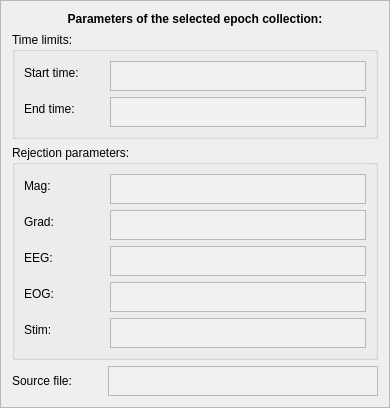
                  <widget class="QFrame" name="frameEpochCollectionParameters">
                   <property name="sizePolicy">
                    <sizepolicy hsizetype="Expanding" vsizetype="Preferred">
                     <horstretch>0</horstretch>
                     <verstretch>0</verstretch>
                    </sizepolicy>
                   </property>
                   <property name="frameShape">
                    <enum>QFrame::StyledPanel</enum>
                   </property>
                   <property name="frameShadow">
                    <enum>QFrame::Raised</enum>
                   </property>
                   <property name="lineWidth">
                    <number>1</number>
                   </property>
                   <layout class="QFormLayout" name="formLayout_8">
                    <property name="fieldGrowthPolicy">
                     <enum>QFormLayout::AllNonFixedFieldsGrow</enum>
                    </property>
                    <item row="0" column="0">
                     <layout class="QVBoxLayout" name="verticalLayout_20">
                      <item>
                       <widget class="QLabel" name="label_3">
                        <property name="font">
                         <font>
                          <weight>75</weight>
                          <bold>true</bold>
                         </font>
                        </property>
                        <property name="text">
                         <string>Parameters of the selected epoch collection:</string>
                        </property>
                        <property name="alignment">
                         <set>Qt::AlignCenter</set>
                        </property>
                       </widget>
                      </item>
                      <item>
                       <widget class="QGroupBox" name="groupBoxEpochTimes">
                        <property name="title">
                         <string>Time limits:</string>
                        </property>
                        <layout class="QFormLayout" name="formLayout">
                         <property name="fieldGrowthPolicy">
                          <enum>QFormLayout::AllNonFixedFieldsGrow</enum>
                         </property>
                         <item row="1" column="0">
                          <widget class="QLabel" name="labelTmin">
                           <property name="minimumSize">
                            <size>
                             <width>80</width>
                             <height>0</height>
                            </size>
                           </property>
                           <property name="text">
                            <string>Start time:</string>
                           </property>
                           <property name="alignment">
                            <set>Qt::AlignLeading|Qt::AlignLeft|Qt::AlignVCenter</set>
                           </property>
                          </widget>
                         </item>
                         <item row="1" column="1">
                          <widget class="QTextBrowser" name="textBrowserTmin">
                           <property name="enabled">
                            <bool>true</bool>
                           </property>
                           <property name="sizePolicy">
                            <sizepolicy hsizetype="Preferred" vsizetype="Fixed">
                             <horstretch>0</horstretch>
                             <verstretch>0</verstretch>
                            </sizepolicy>
                           </property>
                           <property name="minimumSize">
                            <size>
                             <width>0</width>
                             <height>0</height>
                            </size>
                           </property>
                           <property name="maximumSize">
                            <size>
                             <width>16777215</width>
                             <height>30</height>
                            </size>
                           </property>
                           <property name="sizeIncrement">
                            <size>
                             <width>0</width>
                             <height>31</height>
                            </size>
                           </property>
                           <property name="baseSize">
                            <size>
                             <width>0</width>
                             <height>0</height>
                            </size>
                           </property>
                           <property name="palette">
                            <palette>
                             <active>
                              <colorrole role="Base">
                               <brush brushstyle="SolidPattern">
                                <color alpha="255">
                                 <red>242</red>
                                 <green>241</green>
                                 <blue>240</blue>
                                </color>
                               </brush>
                              </colorrole>
                             </active>
                             <inactive>
                              <colorrole role="Base">
                               <brush brushstyle="SolidPattern">
                                <color alpha="255">
                                 <red>242</red>
                                 <green>241</green>
                                 <blue>240</blue>
                                </color>
                               </brush>
                              </colorrole>
                             </inactive>
                             <disabled>
                              <colorrole role="Base">
                               <brush brushstyle="SolidPattern">
                                <color alpha="255">
                                 <red>255</red>
                                 <green>255</green>
                                 <blue>255</blue>
                                </color>
                               </brush>
                              </colorrole>
                             </disabled>
                            </palette>
                           </property>
                           <property name="frameShape">
                            <enum>QFrame::StyledPanel</enum>
                           </property>
                          </widget>
                         </item>
                         <item row="2" column="0">
                          <widget class="QLabel" name="labelTmax">
                           <property name="minimumSize">
                            <size>
                             <width>80</width>
                             <height>0</height>
                            </size>
                           </property>
                           <property name="text">
                            <string>End time:</string>
                           </property>
                           <property name="alignment">
                            <set>Qt::AlignLeading|Qt::AlignLeft|Qt::AlignVCenter</set>
                           </property>
                          </widget>
                         </item>
                         <item row="2" column="1">
                          <widget class="QTextBrowser" name="textBrowserTmax">
                           <property name="enabled">
                            <bool>true</bool>
                           </property>
                           <property name="sizePolicy">
                            <sizepolicy hsizetype="Preferred" vsizetype="Preferred">
                             <horstretch>0</horstretch>
                             <verstretch>0</verstretch>
                            </sizepolicy>
                           </property>
                           <property name="minimumSize">
                            <size>
                             <width>0</width>
                             <height>0</height>
                            </size>
                           </property>
                           <property name="maximumSize">
                            <size>
                             <width>16777215</width>
                             <height>30</height>
                            </size>
                           </property>
                           <property name="sizeIncrement">
                            <size>
                             <width>0</width>
                             <height>31</height>
                            </size>
                           </property>
                           <property name="palette">
                            <palette>
                             <active>
                              <colorrole role="Base">
                               <brush brushstyle="SolidPattern">
                                <color alpha="255">
                                 <red>242</red>
                                 <green>241</green>
                                 <blue>240</blue>
                                </color>
                               </brush>
                              </colorrole>
                             </active>
                             <inactive>
                              <colorrole role="Base">
                               <brush brushstyle="SolidPattern">
                                <color alpha="255">
                                 <red>242</red>
                                 <green>241</green>
                                 <blue>240</blue>
                                </color>
                               </brush>
                              </colorrole>
                             </inactive>
                             <disabled>
                              <colorrole role="Base">
                               <brush brushstyle="SolidPattern">
                                <color alpha="255">
                                 <red>255</red>
                                 <green>255</green>
                                 <blue>255</blue>
                                </color>
                               </brush>
                              </colorrole>
                             </disabled>
                            </palette>
                           </property>
                          </widget>
                         </item>
                        </layout>
                       </widget>
                      </item>
                      <item>
                       <widget class="QGroupBox" name="groupBoxRejections">
                        <property name="title">
                         <string>Rejection parameters:</string>
                        </property>
                        <layout class="QFormLayout" name="formLayout_2">
                         <property name="fieldGrowthPolicy">
                          <enum>QFormLayout::AllNonFixedFieldsGrow</enum>
                         </property>
                         <item row="0" column="0">
                          <widget class="QLabel" name="labelMagReject">
                           <property name="minimumSize">
                            <size>
                             <width>80</width>
                             <height>0</height>
                            </size>
                           </property>
                           <property name="maximumSize">
                            <size>
                             <width>16777215</width>
                             <height>16777215</height>
                            </size>
                           </property>
                           <property name="text">
                            <string>Mag:</string>
                           </property>
                           <property name="alignment">
                            <set>Qt::AlignLeading|Qt::AlignLeft|Qt::AlignVCenter</set>
                           </property>
                          </widget>
                         </item>
                         <item row="0" column="1">
                          <widget class="QTextBrowser" name="textBrowserMag">
                           <property name="enabled">
                            <bool>true</bool>
                           </property>
                           <property name="sizePolicy">
                            <sizepolicy hsizetype="Preferred" vsizetype="Preferred">
                             <horstretch>0</horstretch>
                             <verstretch>0</verstretch>
                            </sizepolicy>
                           </property>
                           <property name="minimumSize">
                            <size>
                             <width>0</width>
                             <height>0</height>
                            </size>
                           </property>
                           <property name="maximumSize">
                            <size>
                             <width>16777215</width>
                             <height>30</height>
                            </size>
                           </property>
                           <property name="sizeIncrement">
                            <size>
                             <width>0</width>
                             <height>31</height>
                            </size>
                           </property>
                           <property name="palette">
                            <palette>
                             <active>
                              <colorrole role="Base">
                               <brush brushstyle="SolidPattern">
                                <color alpha="255">
                                 <red>242</red>
                                 <green>241</green>
                                 <blue>240</blue>
                                </color>
                               </brush>
                              </colorrole>
                             </active>
                             <inactive>
                              <colorrole role="Base">
                               <brush brushstyle="SolidPattern">
                                <color alpha="255">
                                 <red>242</red>
                                 <green>241</green>
                                 <blue>240</blue>
                                </color>
                               </brush>
                              </colorrole>
                             </inactive>
                             <disabled>
                              <colorrole role="Base">
                               <brush brushstyle="SolidPattern">
                                <color alpha="255">
                                 <red>255</red>
                                 <green>255</green>
                                 <blue>255</blue>
                                </color>
                               </brush>
                              </colorrole>
                             </disabled>
                            </palette>
                           </property>
                           <property name="frameShadow">
                            <enum>QFrame::Sunken</enum>
                           </property>
                          </widget>
                         </item>
                         <item row="1" column="0">
                          <widget class="QLabel" name="labelGradReject">
                           <property name="minimumSize">
                            <size>
                             <width>75</width>
                             <height>0</height>
                            </size>
                           </property>
                           <property name="maximumSize">
                            <size>
                             <width>16777215</width>
                             <height>16777215</height>
                            </size>
                           </property>
                           <property name="text">
                            <string>Grad:</string>
                           </property>
                           <property name="alignment">
                            <set>Qt::AlignLeading|Qt::AlignLeft|Qt::AlignVCenter</set>
                           </property>
                          </widget>
                         </item>
                         <item row="1" column="1">
                          <widget class="QTextBrowser" name="textBrowserGrad">
                           <property name="sizePolicy">
                            <sizepolicy hsizetype="Expanding" vsizetype="Expanding">
                             <horstretch>0</horstretch>
                             <verstretch>0</verstretch>
                            </sizepolicy>
                           </property>
                           <property name="minimumSize">
                            <size>
                             <width>0</width>
                             <height>0</height>
                            </size>
                           </property>
                           <property name="maximumSize">
                            <size>
                             <width>16777215</width>
                             <height>30</height>
                            </size>
                           </property>
                           <property name="palette">
                            <palette>
                             <active>
                              <colorrole role="Base">
                               <brush brushstyle="SolidPattern">
                                <color alpha="255">
                                 <red>242</red>
                                 <green>241</green>
                                 <blue>240</blue>
                                </color>
                               </brush>
                              </colorrole>
                             </active>
                             <inactive>
                              <colorrole role="Base">
                               <brush brushstyle="SolidPattern">
                                <color alpha="255">
                                 <red>242</red>
                                 <green>241</green>
                                 <blue>240</blue>
                                </color>
                               </brush>
                              </colorrole>
                             </inactive>
                             <disabled>
                              <colorrole role="Base">
                               <brush brushstyle="SolidPattern">
                                <color alpha="255">
                                 <red>255</red>
                                 <green>255</green>
                                 <blue>255</blue>
                                </color>
                               </brush>
                              </colorrole>
                             </disabled>
                            </palette>
                           </property>
                          </widget>
                         </item>
                         <item row="2" column="0">
                          <widget class="QLabel" name="labelEegReject">
                           <property name="minimumSize">
                            <size>
                             <width>75</width>
                             <height>0</height>
                            </size>
                           </property>
                           <property name="text">
                            <string>EEG:</string>
                           </property>
                           <property name="alignment">
                            <set>Qt::AlignLeading|Qt::AlignLeft|Qt::AlignVCenter</set>
                           </property>
                          </widget>
                         </item>
                         <item row="2" column="1">
                          <widget class="QTextBrowser" name="textBrowserEEG">
                           <property name="maximumSize">
                            <size>
                             <width>16777215</width>
                             <height>30</height>
                            </size>
                           </property>
                           <property name="palette">
                            <palette>
                             <active>
                              <colorrole role="Base">
                               <brush brushstyle="SolidPattern">
                                <color alpha="255">
                                 <red>242</red>
                                 <green>241</green>
                                 <blue>240</blue>
                                </color>
                               </brush>
                              </colorrole>
                             </active>
                             <inactive>
                              <colorrole role="Base">
                               <brush brushstyle="SolidPattern">
                                <color alpha="255">
                                 <red>242</red>
                                 <green>241</green>
                                 <blue>240</blue>
                                </color>
                               </brush>
                              </colorrole>
                             </inactive>
                             <disabled>
                              <colorrole role="Base">
                               <brush brushstyle="SolidPattern">
                                <color alpha="255">
                                 <red>255</red>
                                 <green>255</green>
                                 <blue>255</blue>
                                </color>
                               </brush>
                              </colorrole>
                             </disabled>
                            </palette>
                           </property>
                          </widget>
                         </item>
                         <item row="3" column="0">
                          <widget class="QLabel" name="labelEogReject">
                           <property name="minimumSize">
                            <size>
                             <width>75</width>
                             <height>0</height>
                            </size>
                           </property>
                           <property name="text">
                            <string>EOG:</string>
                           </property>
                           <property name="alignment">
                            <set>Qt::AlignLeading|Qt::AlignLeft|Qt::AlignVCenter</set>
                           </property>
                          </widget>
                         </item>
                         <item row="3" column="1">
                          <widget class="QTextBrowser" name="textBrowserEOG">
                           <property name="maximumSize">
                            <size>
                             <width>16777215</width>
                             <height>30</height>
                            </size>
                           </property>
                           <property name="palette">
                            <palette>
                             <active>
                              <colorrole role="Base">
                               <brush brushstyle="SolidPattern">
                                <color alpha="255">
                                 <red>242</red>
                                 <green>241</green>
                                 <blue>240</blue>
                                </color>
                               </brush>
                              </colorrole>
                             </active>
                             <inactive>
                              <colorrole role="Base">
                               <brush brushstyle="SolidPattern">
                                <color alpha="255">
                                 <red>242</red>
                                 <green>241</green>
                                 <blue>240</blue>
                                </color>
                               </brush>
                              </colorrole>
                             </inactive>
                             <disabled>
                              <colorrole role="Base">
                               <brush brushstyle="SolidPattern">
                                <color alpha="255">
                                 <red>255</red>
                                 <green>255</green>
                                 <blue>255</blue>
                                </color>
                               </brush>
                              </colorrole>
                             </disabled>
                            </palette>
                           </property>
                          </widget>
                         </item>
                         <item row="4" column="0">
                          <widget class="QLabel" name="labelStimReject">
                           <property name="minimumSize">
                            <size>
                             <width>75</width>
                             <height>0</height>
                            </size>
                           </property>
                           <property name="text">
                            <string>Stim:</string>
                           </property>
                           <property name="alignment">
                            <set>Qt::AlignLeading|Qt::AlignLeft|Qt::AlignVCenter</set>
                           </property>
                          </widget>
                         </item>
                         <item row="4" column="1">
                          <widget class="QTextBrowser" name="textBrowserStim">
                           <property name="maximumSize">
                            <size>
                             <width>16777215</width>
                             <height>30</height>
                            </size>
                           </property>
                           <property name="palette">
                            <palette>
                             <active>
                              <colorrole role="Base">
                               <brush brushstyle="SolidPattern">
                                <color alpha="255">
                                 <red>242</red>
                                 <green>241</green>
                                 <blue>240</blue>
                                </color>
                               </brush>
                              </colorrole>
                             </active>
                             <inactive>
                              <colorrole role="Base">
                               <brush brushstyle="SolidPattern">
                                <color alpha="255">
                                 <red>242</red>
                                 <green>241</green>
                                 <blue>240</blue>
                                </color>
                               </brush>
                              </colorrole>
                             </inactive>
                             <disabled>
                              <colorrole role="Base">
                               <brush brushstyle="SolidPattern">
                                <color alpha="255">
                                 <red>255</red>
                                 <green>255</green>
                                 <blue>255</blue>
                                </color>
                               </brush>
                              </colorrole>
                             </disabled>
                            </palette>
                           </property>
                          </widget>
                         </item>
                        </layout>
                       </widget>
                      </item>
                      <item>
                       <layout class="QHBoxLayout" name="horizontalLayout_8">
                        <property name="sizeConstraint">
                         <enum>QLayout::SetDefaultConstraint</enum>
                        </property>
                        <item>
                         <widget class="QLabel" name="labelWorkingFile">
                          <property name="minimumSize">
                           <size>
                            <width>90</width>
                            <height>0</height>
                           </size>
                          </property>
                          <property name="maximumSize">
                           <size>
                            <width>16777215</width>
                            <height>6000</height>
                           </size>
                          </property>
                          <property name="text">
                           <string>Source file:</string>
                          </property>
                         </widget>
                        </item>
                        <item>
                         <widget class="QTextBrowser" name="textBrowserWorkingFile">
                          <property name="maximumSize">
                           <size>
                            <width>16777215</width>
                            <height>30</height>
                           </size>
                          </property>
                          <property name="palette">
                           <palette>
                            <active>
                             <colorrole role="Base">
                              <brush brushstyle="SolidPattern">
                               <color alpha="255">
                                <red>242</red>
                                <green>241</green>
                                <blue>240</blue>
                               </color>
                              </brush>
                             </colorrole>
                            </active>
                            <inactive>
                             <colorrole role="Base">
                              <brush brushstyle="SolidPattern">
                               <color alpha="255">
                                <red>242</red>
                                <green>241</green>
                                <blue>240</blue>
                               </color>
                              </brush>
                             </colorrole>
                            </inactive>
                            <disabled>
                             <colorrole role="Base">
                              <brush brushstyle="SolidPattern">
                               <color alpha="255">
                                <red>255</red>
                                <green>255</green>
                                <blue>255</blue>
                               </color>
                              </brush>
                             </colorrole>
                            </disabled>
                           </palette>
                          </property>
                          <property name="frameShape">
                           <enum>QFrame::StyledPanel</enum>
                          </property>
                         </widget>
                        </item>
                       </layout>
                      </item>
                     </layout>
                    </item>
                   </layout>
                  </widget>
